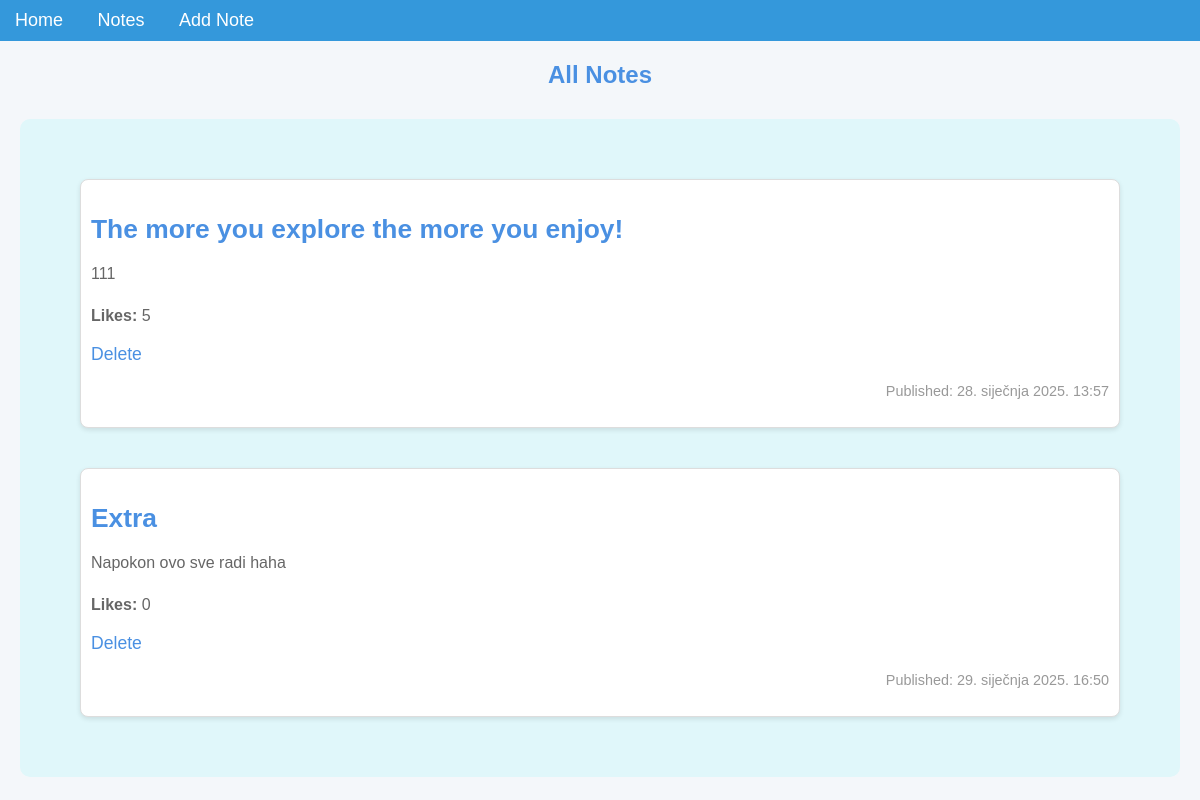
Page /notes/ on the earlier database version.
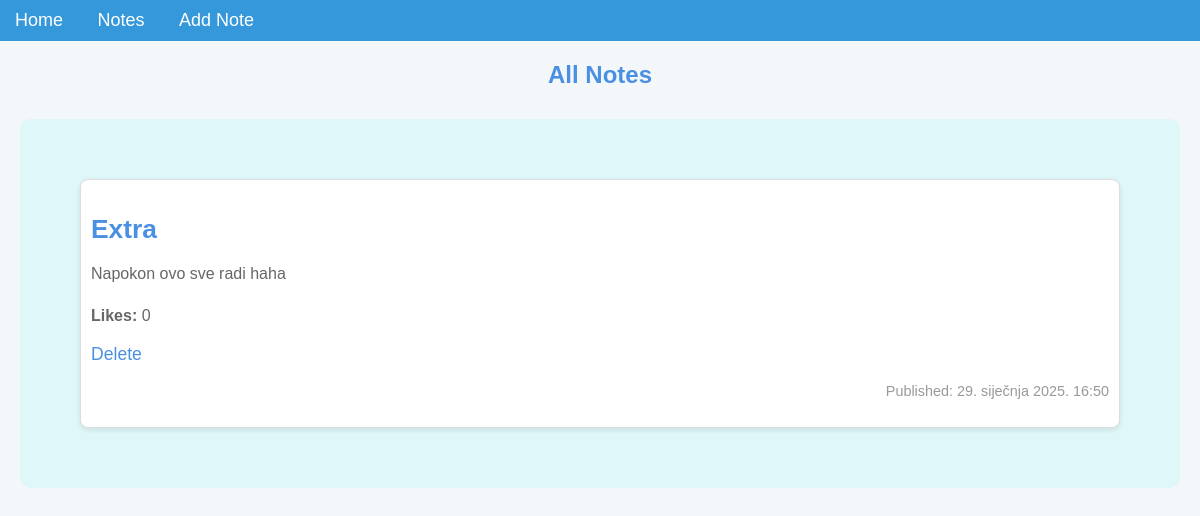
Same page on the later database version.
### notes/models.py (models this page shows, shortened)
class Note(models.Model):
    title = models.CharField(max_length=200)
    content = models.TextField()
    pub_date = models.DateTimeField(auto_now_add=True)
    likes = models.PositiveIntegerField(default=0)

### notes/views.py (the view)
# urls.py: path('', views.index, name='index'),
def index(request):
    latest_note_list = Note.objects.all()
    context = {'latest_note_list': latest_note_list}
    return render(request, 'notes/index.html', context)

### notes/templates/notes/index.html (shortened to what this page needs)
{% extends 'notes/base.html' %}
{% load static %}
{% block content %}
    <h2>All Notes</h2>
    <div class="notes-container">
    {% for note in latest_note_list %}
        <div class="note">
            <h3><a href="{% url 'notes:detail' note.id %}">{{ note.title }}</a></h3>
            <p>{{ note.content }}</p>
            <p><strong>Likes:</strong> {{ note.likes }}</p>
            <a href="{% url 'notes:delete_note' note.id %}" onclick="return confirm('Are you sure you want to delete this note?');">
                Delete
            </a>
            <p>Published: {{ note.pub_date }}</p>
        </div>
    {% empty %}
        <p>No notes available.</p>
    {% endfor %}
    </div>
{% endblock %}

### notes/templates/notes/base.html (shortened to what this page needs)
{% load static %}
<!DOCTYPE html>
<html lang="en">
<head>
    <link rel="stylesheet" type="text/css" href="{% static 'app/notes.css' %}">
</head>
<body>
    <nav>
        <a href="{% url 'home' %}">Home</a>
        <a href="{% url 'notes:index' %}">Notes</a>
        <a href="{% url 'notes:add_note' %}">Add Note</a>
    </nav>
    <div class="container">
        {% block content %}
        {% endblock %}
    </div>
</body>
</html>

### notes/static/app/notes.css (style rules this page uses)
body { background-color: white; color: #2c3e50; font-family: Arial, sans-serif; margin: 0; padding: 0; }
.notes-container { background-color: #e0f7fa; padding: 20px; border-radius: 10px; margin-top: 30px; }
nav { background-color: #3498db; padding: 10px 0; }
nav a { color: white; text-decoration: none; margin: 0 15px; font-size: 18px; }
.container { max-width: 1200px; margin: 20px auto; padding: 0 20px; }
h1, h2 { color: #2980b9; font-weight: bold; }
body { font-family: Arial, sans-serif; background-color: #f4f7fa; color: #333; margin: 0; padding: 0; }
h2 { text-align: center; color: #4a90e2; margin-top: 20px; }
.note { background-color: #fff; border: 1px solid #ddd; border-radius: 8px; box-shadow: 0 2px 5px rgba(0, 0, 0, 0.1); margin: 40px; padding: 10px; transition: transform 0.2s, box-shadow 0.2s; }
.note h3 { font-size: 1.5em; color: #333; margin-bottom: 10px; }
.note h3 a { text-decoration: none; color: #4a90e2; transition: color 0.3s; }
.note p { font-size: 1em; color: #666; line-height: 1.6; }
.note p:last-of-type { font-size: 0.9em; color: #999; text-align: right; }
a { color: #4a90e2; text-decoration: none; font-size: 1.1em; }

Differences in the rows shown:
removed Note: title "The more you explore the more you enjoy!", content "111", likes "5", pub_date "28. siječnja 2025. 13:57"
